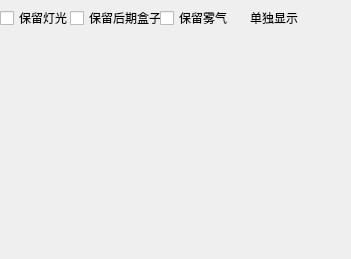
       <widget class="QWidget" name="page_7">
        <property name="geometry">
         <rect>
          <x>0</x>
          <y>0</y>
          <width>351</width>
          <height>259</height>
         </rect>
        </property>
        <attribute name="label">
         <string>Page 1</string>
        </attribute>
        <widget class="QLabel" name="label_57">
         <property name="geometry">
          <rect>
           <x>250</x>
           <y>10</y>
           <width>51</width>
           <height>16</height>
          </rect>
         </property>
         <property name="text">
          <string>单独显示</string>
         </property>
        </widget>
        <widget class="QCheckBox" name="checkBox">
         <property name="geometry">
          <rect>
           <x>0</x>
           <y>10</y>
           <width>71</width>
           <height>16</height>
          </rect>
         </property>
         <property name="text">
          <string>保留灯光</string>
         </property>
        </widget>
        <widget class="QCheckBox" name="checkBox_2">
         <property name="geometry">
          <rect>
           <x>70</x>
           <y>10</y>
           <width>101</width>
           <height>16</height>
          </rect>
         </property>
         <property name="text">
          <string>保留后期盒子</string>
         </property>
        </widget>
        <widget class="QCheckBox" name="checkBox_3">
         <property name="geometry">
          <rect>
           <x>160</x>
           <y>10</y>
           <width>71</width>
           <height>16</height>
          </rect>
         </property>
         <property name="text">
          <string>保留雾气</string>
         </property>
        </widget>
       </widget>
